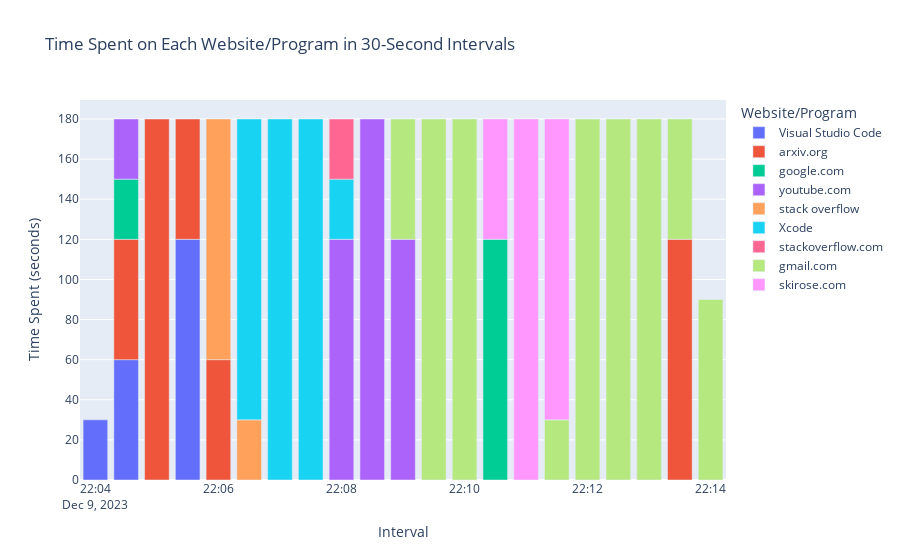

The code cell stored with this chart in its notebook:
### Code cell
df['interval'] = df['time'].dt.floor('30S')  # Grouping time into 30-second intervals

# Group by interval and website_or_program, then count the occurrences
grouped_data = df.groupby(['interval', 'website_or_program']).size().reset_index(name='frequency')

# Convert the frequency to a time duration (30 seconds for each count)
grouped_data['time_spent_seconds'] = grouped_data['frequency'] * 30

# Create a stacked bar chart
fig = px.bar(grouped_data, x='interval', y='time_spent_seconds', color='website_or_program', 
             title='Time Spent on Each Website/Program in 30-Second Intervals',
             labels={'time_spent_seconds':'Time Spent (seconds)', 'interval':'Interval', 'website_or_program':'Website/Program'})
fig.show()

### Figure 1 — Plotly figure (JSON) as saved in the notebook; plotly's stock layout.template omitted (floating-point values rounded to 4 significant figures)
{"data": [{"alignmentgroup": "True", "hovertemplate": "Website/Program=Visual Studio Code<br>Interval=%{x}<br>Time Spent (seconds)=%{y}<extra></extra>", "legendgroup": "Visual Studio Code", "marker": {"color": "#636efa", "pattern": {"shape": ""}}, "name": "Visual Studio Code", "offsetgroup": "Visual Studio Code", "orientation": "v", "showlegend": true, "textposition": "auto", "type": "bar", "x": ["2023-12-09T22:04:00", "2023-12-09T22:04:30", "2023-12-09T22:05:30"], "xaxis": "x", "y": [30, 60, 120], "yaxis": "y"}, {"alignmentgroup": "True", "hovertemplate": "Website/Program=arxiv.org<br>Interval=%{x}<br>Time Spent (seconds)=%{y}<extra></extra>", "legendgroup": "arxiv.org", "marker": {"color": "#EF553B", "pattern": {"shape": ""}}, "name": "arxiv.org", "offsetgroup": "arxiv.org", "orientation": "v", "showlegend": true, "textposition": "auto", "type": "bar", "x": ["2023-12-09T22:04:30", "2023-12-09T22:05:00", "2023-12-09T22:05:30", "2023-12-09T22:06:00", "2023-12-09T22:13:30"], "xaxis": "x", "y": [60, 180, 60, 60, 120], "yaxis": "y"}, {"alignmentgroup": "True", "hovertemplate": "Website/Program=google.com<br>Interval=%{x}<br>Time Spent (seconds)=%{y}<extra></extra>", "legendgroup": "google.com", "marker": {"color": "#00cc96", "pattern": {"shape": ""}}, "name": "google.com", "offsetgroup": "google.com", "orientation": "v", "showlegend": true, "textposition": "auto", "type": "bar", "x": ["2023-12-09T22:04:30", "2023-12-09T22:10:30"], "xaxis": "x", "y": [30, 120], "yaxis": "y"}, {"alignmentgroup": "True", "hovertemplate": "Website/Program=youtube.com<br>Interval=%{x}<br>Time Spent (seconds)=%{y}<extra></extra>", "legendgroup": "youtube.com", "marker": {"color": "#ab63fa", "pattern": {"shape": ""}}, "name": "youtube.com", "offsetgroup": "youtube.com", "orientation": "v", "showlegend": true, "textposition": "auto", "type": "bar", "x": ["2023-12-09T22:04:30", "2023-12-09T22:08:00", "2023-12-09T22:08:30", "2023-12-09T22:09:00"], "xaxis": "x", "y": [30, 120, 180, 120], "yaxis": "y"}, {"alignmentgroup": "True", "hovertemplate": "Website/Program=stack overflow<br>Interval=%{x}<br>Time Spent (seconds)=%{y}<extra></extra>", "legendgroup": "stack overflow", "marker": {"color": "#FFA15A", "pattern": {"shape": ""}}, "name": "stack overflow", "offsetgroup": "stack overflow", "orientation": "v", "showlegend": true, "textposition": "auto", "type": "bar", "x": ["2023-12-09T22:06:00", "2023-12-09T22:06:30"], "xaxis": "x", "y": [120, 30], "yaxis": "y"}, {"alignmentgroup": "True", "hovertemplate": "Website/Program=Xcode<br>Interval=%{x}<br>Time Spent (seconds)=%{y}<extra></extra>", "legendgroup": "Xcode", "marker": {"color": "#19d3f3", "pattern": {"shape": ""}}, "name": "Xcode", "offsetgroup": "Xcode", "orientation": "v", "showlegend": true, "textposition": "auto", "type": "bar", "x": ["2023-12-09T22:06:30", "2023-12-09T22:07:00", "2023-12-09T22:07:30", "2023-12-09T22:08:00"], "xaxis": "x", "y": [150, 180, 180, 30], "yaxis": "y"}, {"alignmentgroup": "True", "hovertemplate": "Website/Program=stackoverflow.com<br>Interval=%{x}<br>Time Spent (seconds)=%{y}<extra></extra>", "legendgroup": "stackoverflow.com", "marker": {"color": "#FF6692", "pattern": {"shape": ""}}, "name": "stackoverflow.com", "offsetgroup": "stackoverflow.com", "orientation": "v", "showlegend": true, "textposition": "auto", "type": "bar", "x": ["2023-12-09T22:08:00"], "xaxis": "x", "y": [30], "yaxis": "y"}, {"alignmentgroup": "True", "hovertemplate": "Website/Program=gmail.com<br>Interval=%{x}<br>Time Spent (seconds)=%{y}<extra></extra>", "legendgroup": "gmail.com", "marker": {"color": "#B6E880", "pattern": {"shape": ""}}, "name": "gmail.com", "offsetgroup": "gmail.com", "orientation": "v", "showlegend": true, "textposition": "auto", "type": "bar", "x": ["2023-12-09T22:09:00", "2023-12-09T22:09:30", "2023-12-09T22:10:00", "2023-12-09T22:11:30", "2023-12-09T22:12:00", "2023-12-09T22:12:30", "2023-12-09T22:13:00", "2023-12-09T22:13:30", "2023-12-09T22:14:00"], "xaxis": "x", "y": [60, 180, 180, 30, 180, 180, 180, 60, 90], "yaxis": "y"}, {"alignmentgroup": "True", "hovertemplate": "Website/Program=skirose.com<br>Interval=%{x}<br>Time Spent (seconds)=%{y}<extra></extra>", "legendgroup": "skirose.com", "marker": {"color": "#FF97FF", "pattern": {"shape": ""}}, "name": "skirose.com", "offsetgroup": "skirose.com", "orientation": "v", "showlegend": true, "textposition": "auto", "type": "bar", "x": ["2023-12-09T22:10:30", "2023-12-09T22:11:00", "2023-12-09T22:11:30"], "xaxis": "x", "y": [60, 180, 150], "yaxis": "y"}], "layout": {"barmode": "relative", "legend": {"title": {"text": "Website/Program"}, "tracegroupgap": 0}, "title": {"text": "Time Spent on Each Website/Program in 30-Second Intervals"}, "xaxis": {"anchor": "y", "domain": [0, 1], "title": {"text": "Interval"}}, "yaxis": {"anchor": "x", "domain": [0, 1], "title": {"text": "Time Spent (seconds)"}}}}
